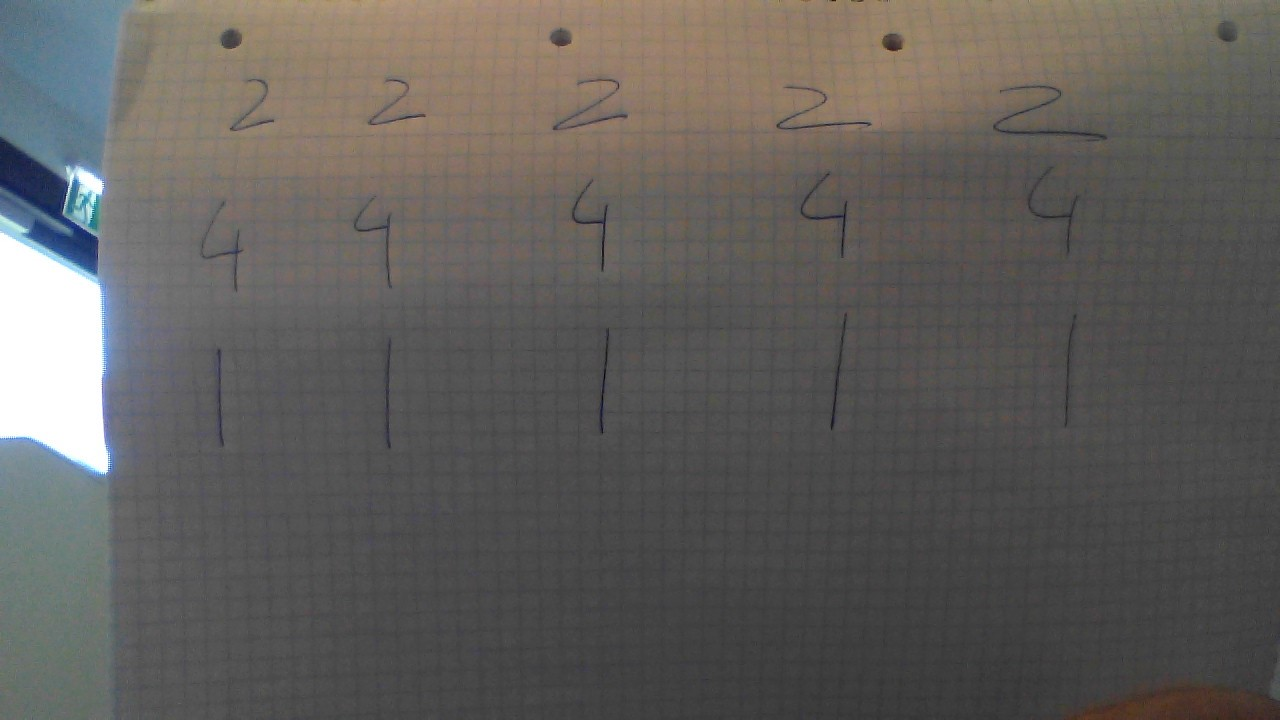
#> input picture img/Test2.jpg, 1280 x 720 px
$ python test_on_picture_modification.py
#> lines starting #> are read from the running program, lines starting #| are printed output that depends on the picture; after the words box and inside, x2 and y2 are one past the last pixel; in counts of white or black regions, pixels touching at a corner belong together
# -*- coding: utf-8 -*-
"""
Created on Wed Jan  8 09:14:03 2020

@author: alehof
"""

import cv2 as cv
import numpy as np
from matplotlib import pyplot as plt
img = cv.imread(r'../img/Test2.jpg',0)
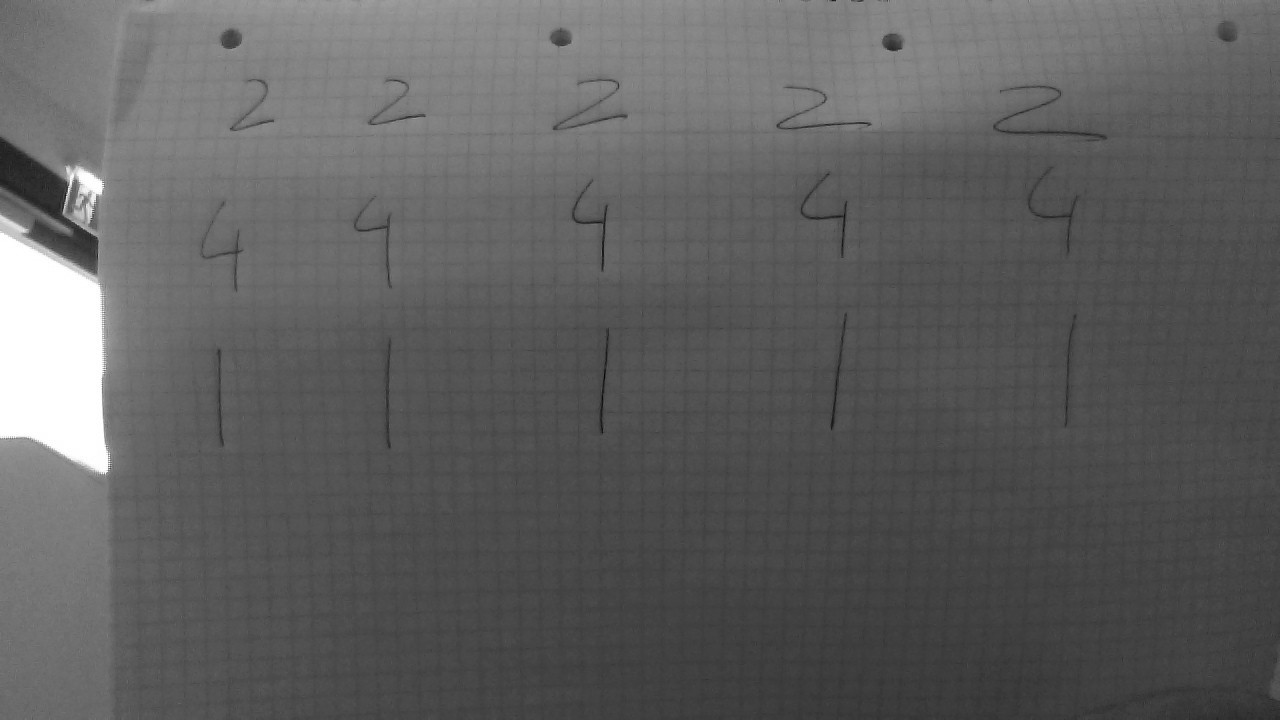
#> img: shape (720, 1280); min 1, max 255, mean 94.8
img = cv.medianBlur(img,5)
ret,th1 = cv.threshold(img,127,255,cv.THRESH_BINARY)
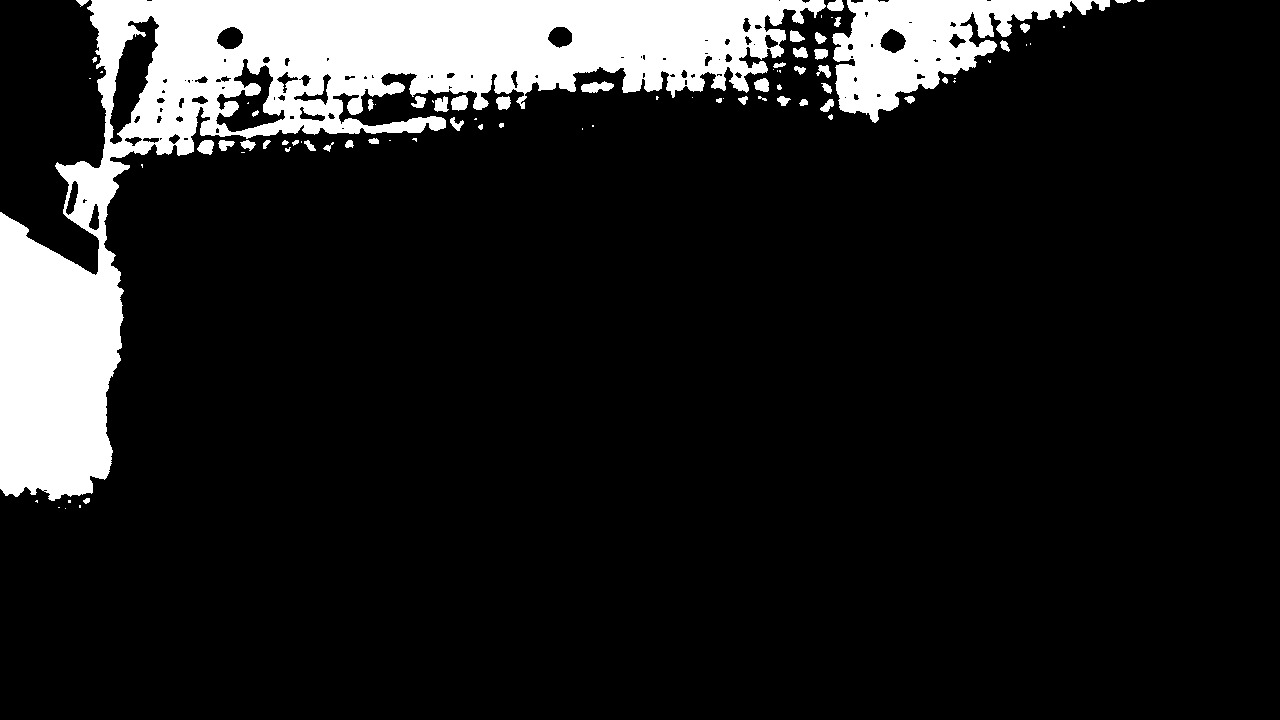
#> th1: shape (720, 1280); 12.5% white; 83 white regions (34 under 20 px), largest, box (x1, y1, x2, y2) and area: (0, 0, 826, 501) 96917, (832, 0, 1110, 123) 14373, (581, 81, 614, 93) 258
th2 = cv.adaptiveThreshold(img,255,cv.ADAPTIVE_THRESH_MEAN_C,\
            cv.THRESH_BINARY,11,2)
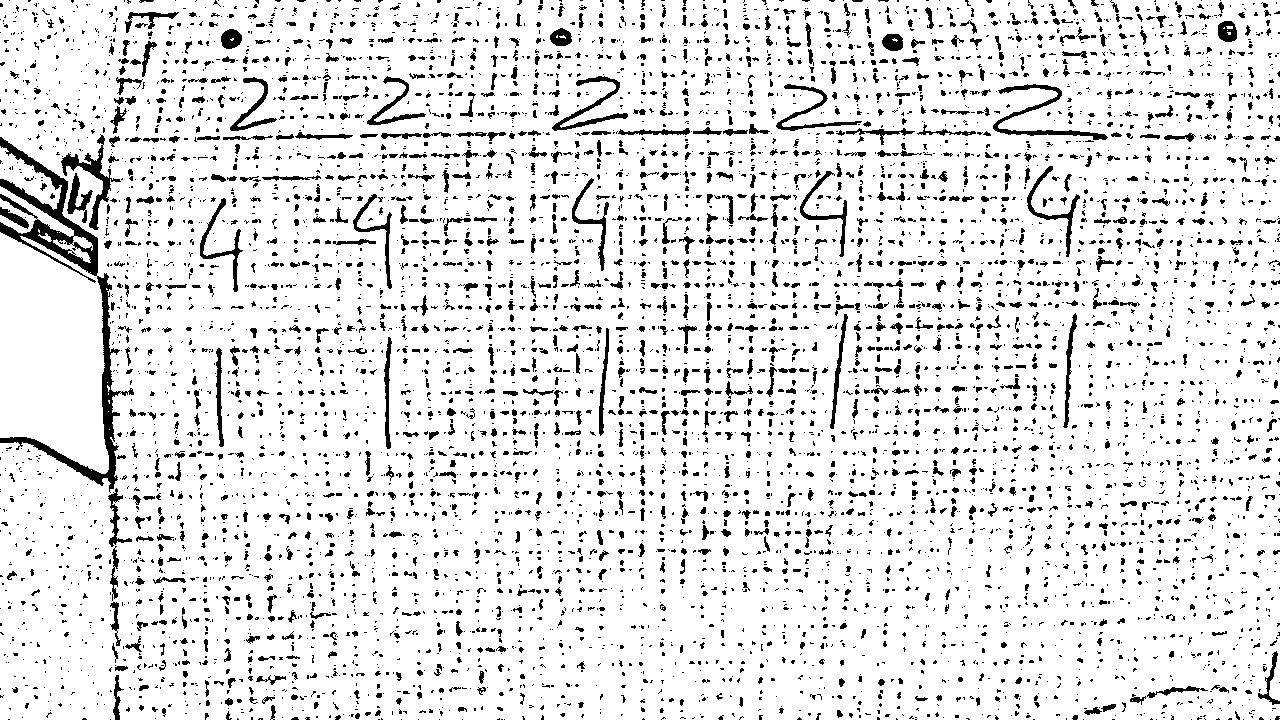
#> th2: shape (720, 1280); 89.1% white; 6538 black regions (5111 under 20 px), largest, box (x1, y1, x2, y2) and area: (0, 137, 134, 493) 6187, (61, 134, 121, 230) 1052, (993, 84, 1108, 140) 1034
th3 = cv.adaptiveThreshold(img,255,cv.ADAPTIVE_THRESH_GAUSSIAN_C,\
            cv.THRESH_BINARY,11,2)
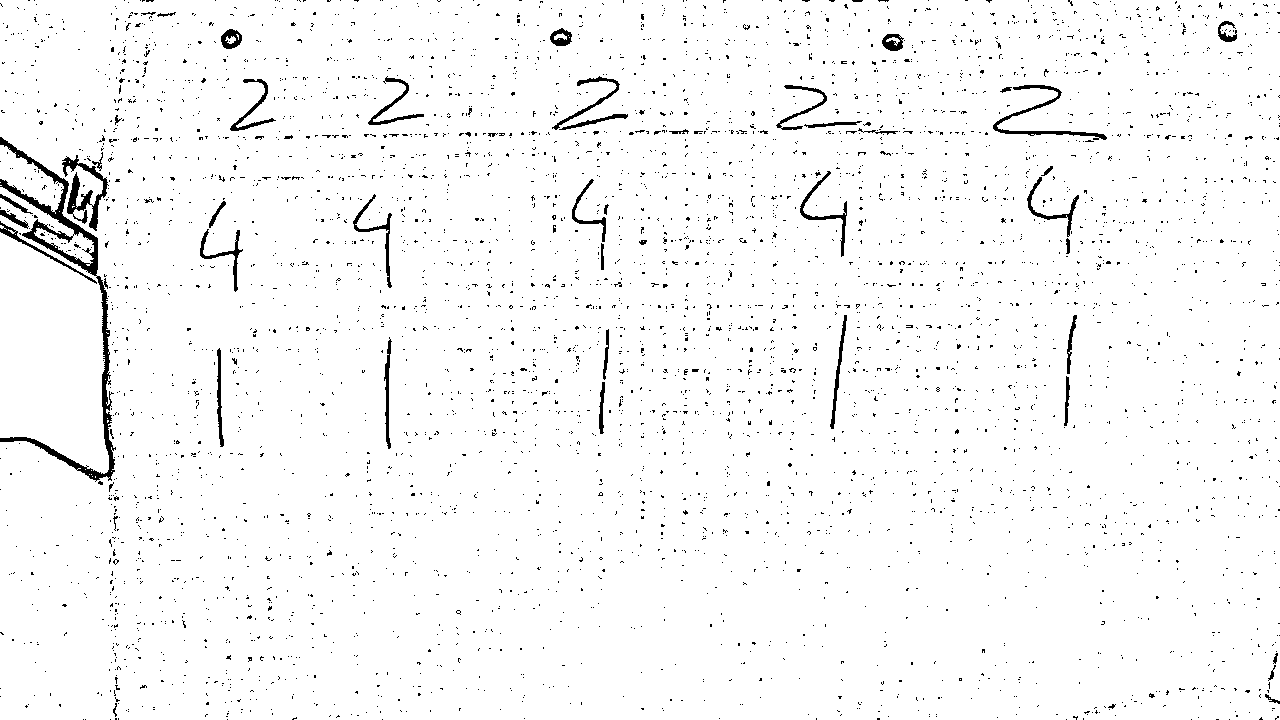
#> th3: shape (720, 1280); 97% white; 4525 black regions (4472 under 20 px)
titles = ['Original Image', 'Global Thresholding (v = 127)',
            'Adaptive Mean Thresholding', 'Adaptive Gaussian Thresholding']
images = [img, th1, th2, th3]
for i in range(4):
    plt.subplot(2,2,i+1),plt.imshow(images[i],'gray')
    plt.title(titles[i])
    plt.xticks([]),plt.yticks([])
plt.show()


contours, hierarchy = cv.findContours(th3, cv.RETR_TREE, cv.CHAIN_APPROX_NONE)
#> contours = 5449 contours, 5320 with area under 20; largest, box (x1, y1, x2, y2) and area: (0, 0, 1280, 720) 911918, (0, 145, 64, 214) 1903, (992, 84, 1108, 141) 1020, (61, 154, 109, 232) 714, (799, 170, 848, 258) 630
print("Number of contours = " + str(len(contours)))
#| Number of contours = 5449
print(contours[0])
#| [[[1269  698]]]

sorted_ctrs = sorted(contours, key=lambda ctr: cv.boundingRect(ctr)[1] + cv.boundingRect(ctr)[0] * img.shape[0] )
#> sorted_ctrs has the same summary as contours
i=0
for cnt in sorted_ctrs:
    # Check the area of contour, if it is very small ignore it
    if(cv.contourArea(cnt) < 300):
        continue

    # Filtered countours are detected
    x,y,w,h = cv.boundingRect(cnt)

    # Taking ROI of the cotour
    # change this
   # imginvert= cv2.bitwise_not(img)
   # imgray = cv2.cvtColor(imginvert, cv2.COLOR_BGR2GRAY)
   # contours, hierarchy = cv2.findContours(thresh, cv2.RETR_TREE, cv2.CHAIN_APPROX_NONE)
    roi = th3[y:y+h, x:x+w]
    roi= cv.bitwise_not(roi)
    # add this
    roi= cv.copyMakeBorder(roi, 10, 10, 10, 10, cv.BORDER_CONSTANT)

    # Mark them on the image if you want
   # cv2.rectangle(orig,(x,y),(x+w,y+h),(0,255,0),2)

    # Save your contours or characters
    cv.imwrite("../img/roi" + str(i) + ".png", roi)

    i = i + 1
#> this loop made 5449 passes
#> cnt on passes 5, 6, 8: [[0, 182]], [[0, 185], [1, 185]], [[1, 6], [2, 5], [3, 6], [2, 7]]
#> pass 1, `roi= cv.copyMakeBorder(roi, 10, 10, 10, 10, cv.BORDER_CONSTANT)`:
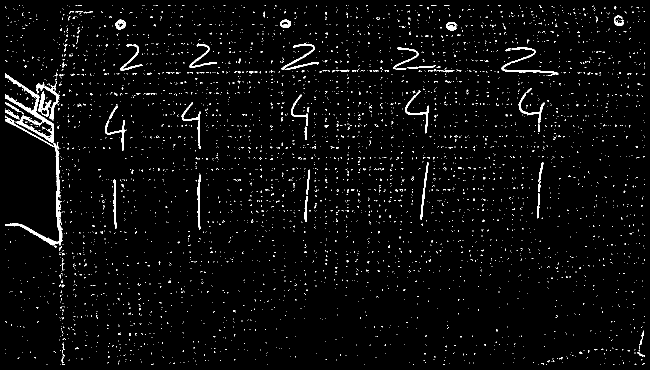
#> roi: shape (740, 1300) (shown at 1/2 size); 2.9% white; 4525 white regions (4472 under 20 px), largest, box (x1, y1, x2, y2) and area: (10, 147, 126, 492) 3889, (72, 165, 119, 241) 1071, (1003, 95, 1117, 150) 799
#> after the loop, i = 21


cv.destroyAllWindows()

$ run again, with img/test1.jpg copied over img/Test2.jpg
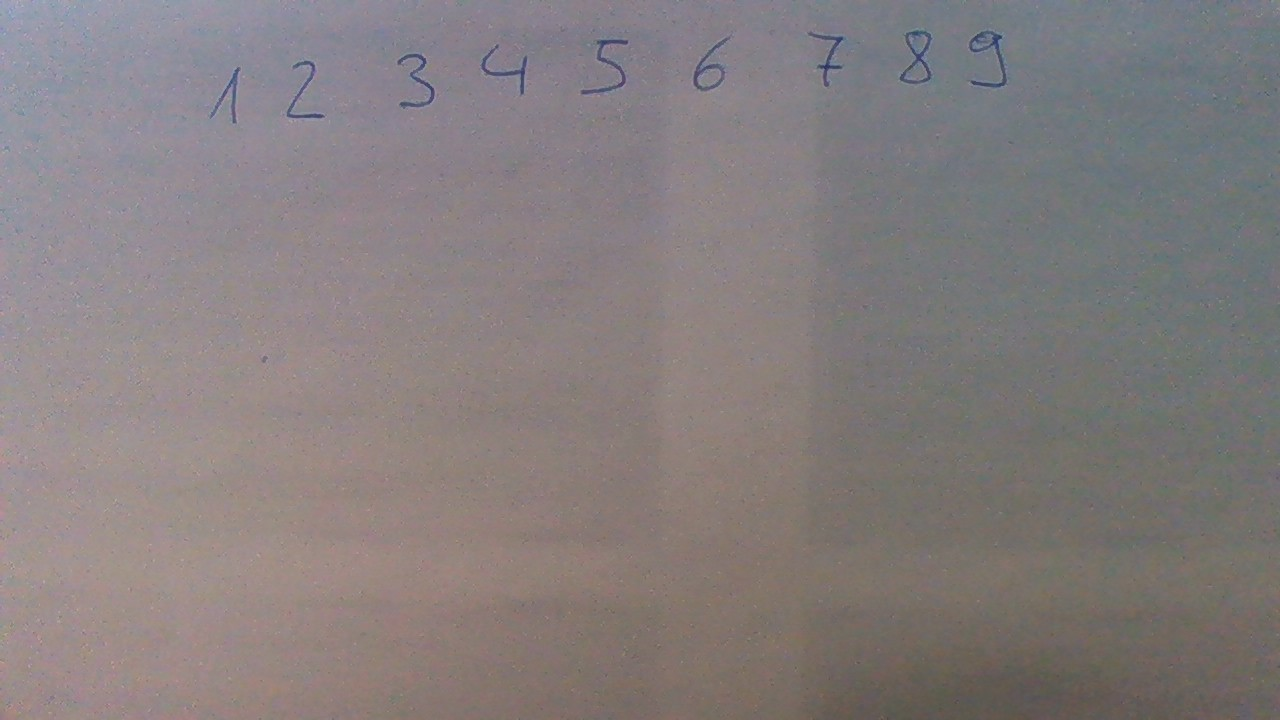
#> input picture img/test1.jpg, 1280 x 720 px
#> `ret,th1 = cv.threshold(img,127,255,cv.THRESH_BINARY)`:
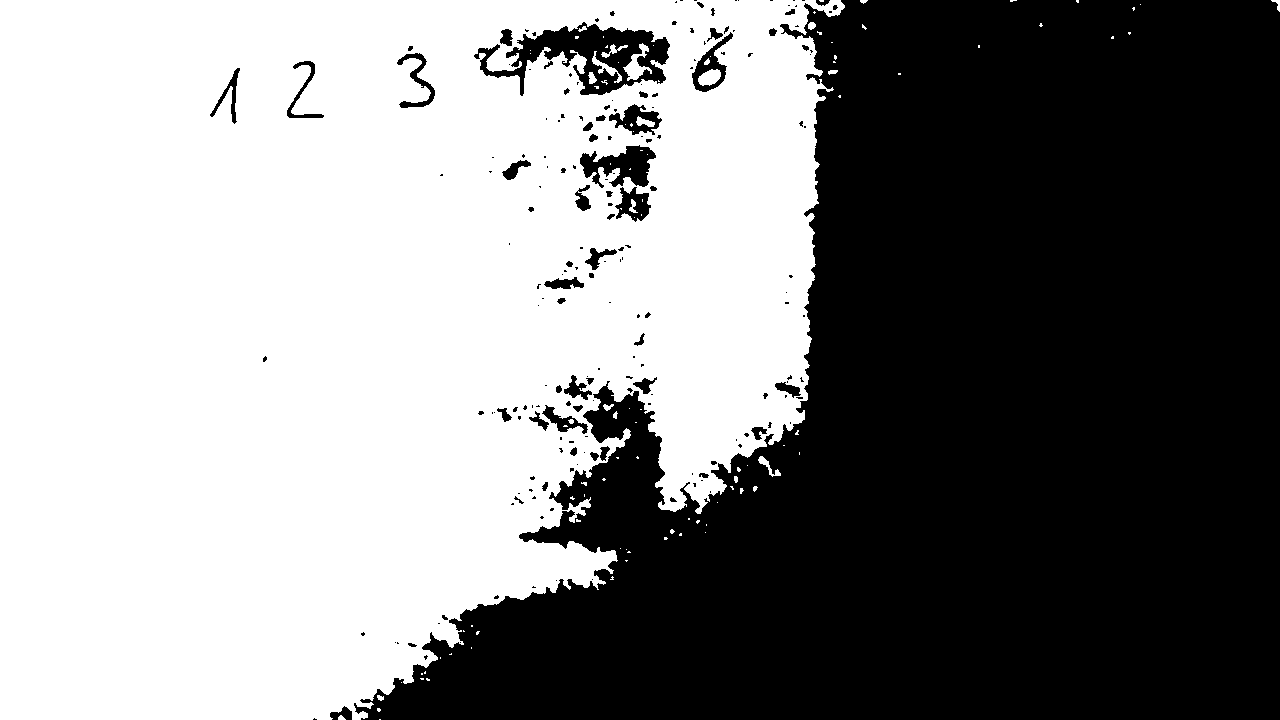
#> th1: shape (720, 1280); 52.8% white; 197 black regions (138 under 20 px), largest, box (x1, y1, x2, y2) and area: (354, 0, 1280, 720) 418488, (474, 22, 670, 96) 6101, (580, 145, 656, 188) 1798
#> th2: shape (720, 1280); 95.7% white; black in thin lines or dots
#> th3: shape (720, 1280); 98.8% white; black in thin lines or dots
#> contours = 2726 contours, 2695 with area under 20; largest, box (x1, y1, x2, y2) and area: (0, 0, 1280, 720) 919302, (899, 30, 932, 85) 1112, (693, 33, 734, 92) 882, (968, 30, 1008, 89) 816, (580, 39, 629, 95) 593
#| Number of contours = 2726
#| [[[1279  342]]]
#> sorted_ctrs has the same summary as contours
#> the loop `for cnt in sorted_ctrs:` made 2726 passes
#> cnt on passes 2, 3, 5: [[0, 71], [1, 70], [2, 71], [1, 72]], [[0, 150], [1, 149], [2, 150], [1, 151]], [[0, 428], [1, 427], [2, 428], [1, 429]]
#> pass 1, `roi= cv.copyMakeBorder(roi, 10, 10, 10, 10, cv.BORDER_CONSTANT)`:
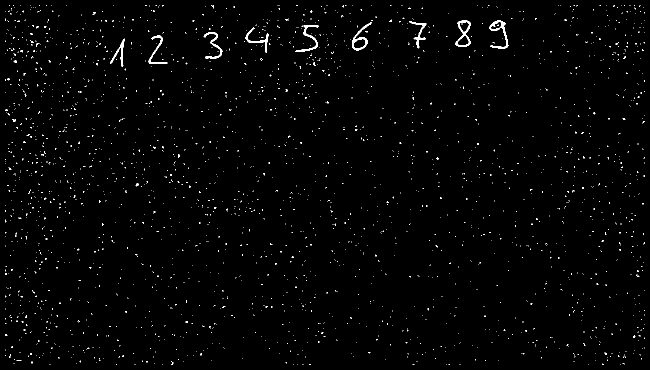
#> roi: shape (740, 1300) (shown at 1/2 size); 1.1% white in thin lines or dots
#> after the loop `for cnt in sorted_ctrs:`: i = 11
